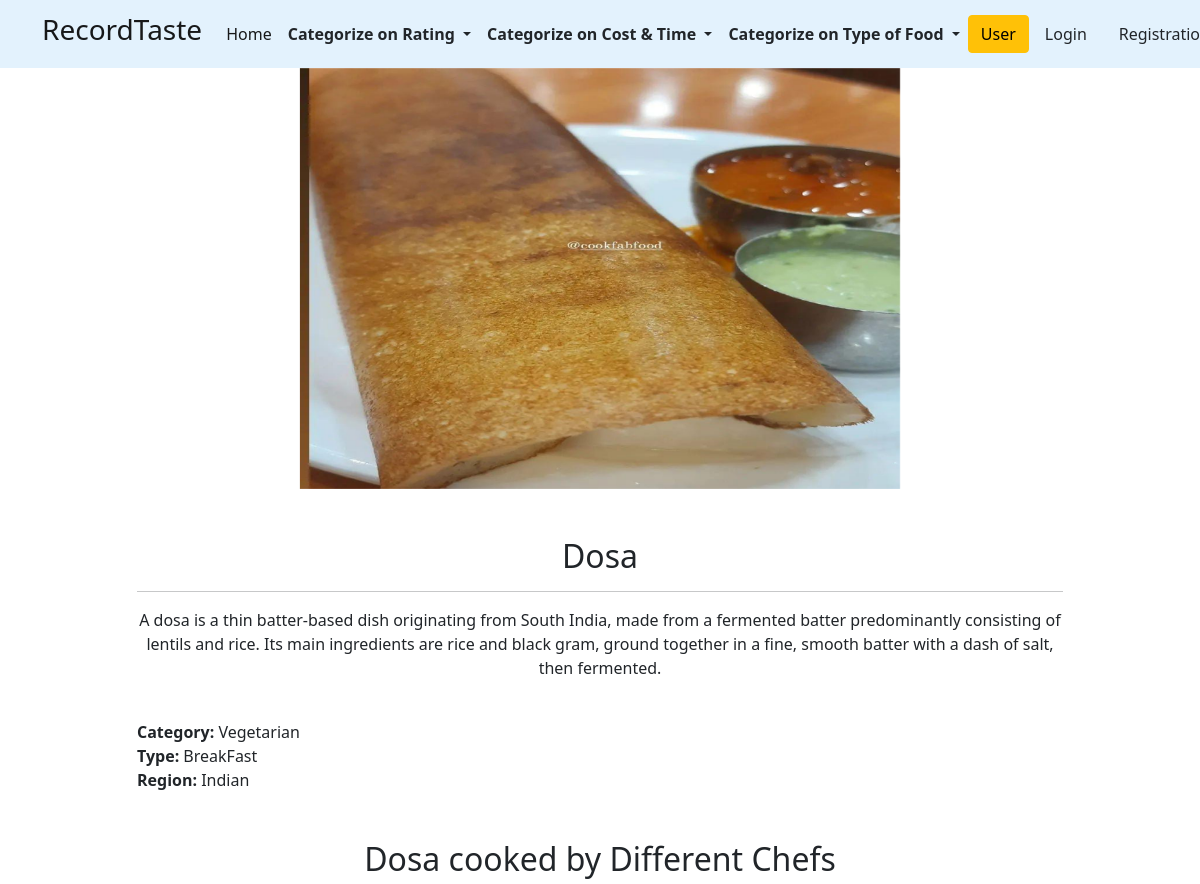
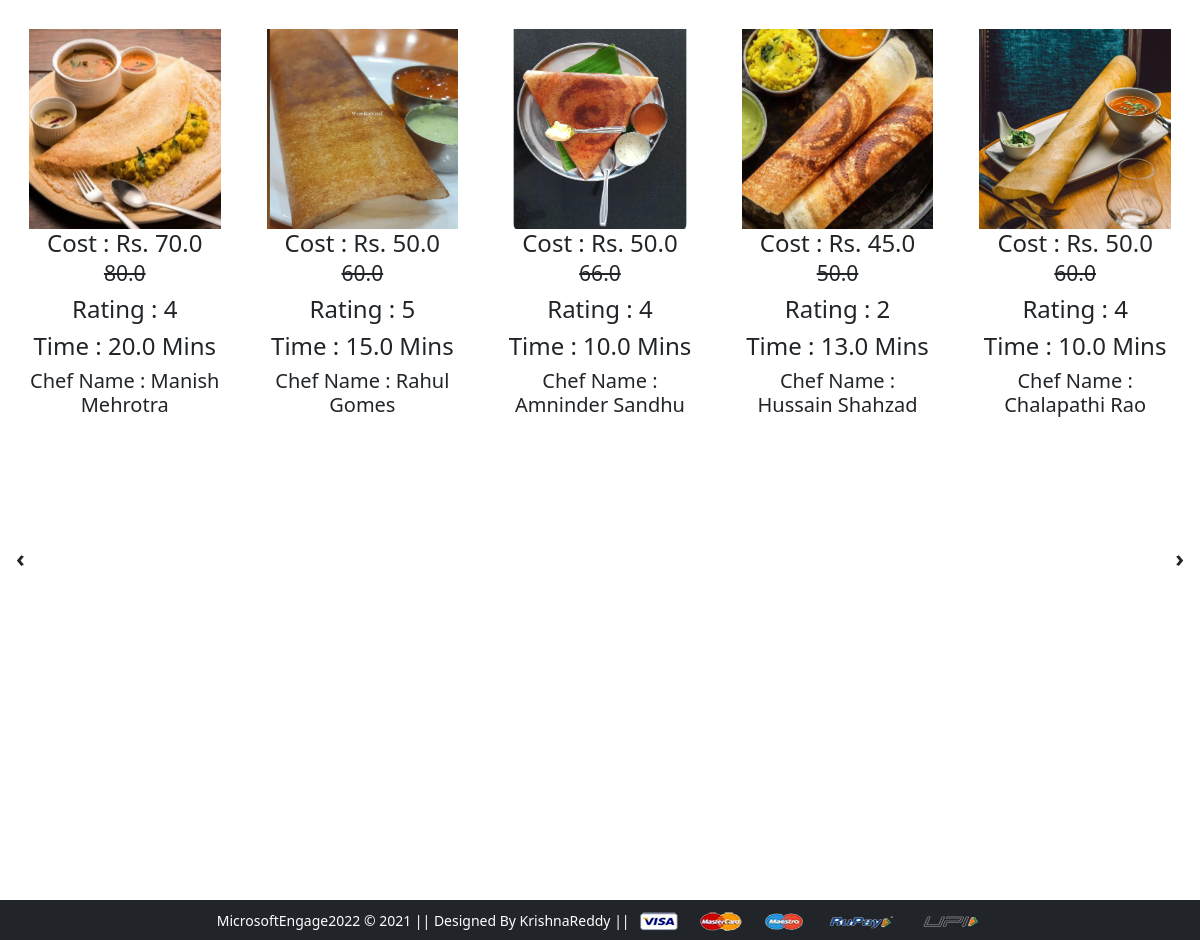
/cheff-detail/6, run on the app's committed database (2 pictures, top to bottom).
### app/models.py (models this page shows, shortened)
class Chefs_Preparing_Product(models.Model):
 titleid = models.ForeignKey(Product,on_delete=models.CASCADE)
 chef_name=models.CharField(max_length=100)
 selling_price = models.FloatField()
 discounted_price = models.FloatField()
 timeTakesForPreparing=models.FloatField()
 description = models.TextField()
 ratings=models.PositiveIntegerField(default=1)
 category = models.CharField( choices=CATEGORY_CHOICES, max_length=20)
 type_food = models.CharField(choices=TypeFood_CHOICES,max_length=19)
 product_image = models.ImageField(upload_to='Chefproductimg')
 def get_time(self):
     return self.timeTakesForPreparing

class Product(models.Model):
 title = models.CharField(max_length=100,unique=True)
 description = models.TextField()
 type_food = models.CharField(choices=TypeFood_CHOICES,max_length=25)
 category = models.CharField( choices=CATEGORY_CHOICES, max_length=25)
 region=models.CharField(choices=Prefered_choices,max_length=50)
 product_image = models.ImageField(upload_to='productimg')

### app/views.py (the view)
# urls.py: path('cheff-detail/<int:pk>',views.Cheff_Detail.as_view(),name='cheff-detail'),
class Cheff_Detail(View):
    def get(self,request,pk):
        totalitem=0
        product1=Product.objects.get(pk=pk)
        product2=Chefs_Preparing_Product.objects.filter(titleid=pk)
        if request.user.is_authenticated:
            totalitem = len(Cart.objects.filter(user=request.user))
        return render(request,'app/cheff_details.html',{'product1':product1,'product2':product2,'totalitem':totalitem})

### app/templates/app/cheff_details.html (shortened to what this page needs)
{% extends 'app/base.html' %}
{% load static %}
{% block banner_slider %}
 <div id="carouselExampleControls" class="carousel slide" data-bs-ride="carousel">
  <div class="carousel-inner">
    <div class="carousel-item active">
      {% if product2 %}
      <img src="{{product2.1.product_image.url}}" class="center" width="1920" height="421"" alt="...">
      {% endif %}
    </div>
  </div>
  <a class="carousel-control-prev" href="#carouselExampleControls" role="button" data-bs-slide="prev">
    <span class="carousel-control-prev-icon" aria-hidden="True"
    <span class="visually-hidden">Previous</span>
  </a>
  <a class="carousel-control-next" href="#carouselExampleControls" role="button" data-bs-slide="next">
    <span class="carousel-control-next-icon" aria-hidden="True"
    <span class="visually-hidden">Next</span>
  </a>
</div>
{% endblock banner_slider %}
{% block main-content %}
<div class="container my-5 mx-12" >
  <div class="row">
   <div class="col-sm-10 offset-sm-1">
    {% if product1 %}
    <h2>{{product1.title}}</h2>
    <hr>
    <p>{{product1.description}}</p> <br>
    <h7><b>Category: </b> {{product1.category}}  </h7> <br>
    <h7><b>Type: </b> {{product1.type_food}}  </h7> <br>
    <h7><b>Region: </b> {{product1.region}}  </h7> <br>
   </div>
  </div>
 </div>
<div class="mx-3">
    <h2> {{product1.title}} cooked by Different Chefs </h2>
    <div class="owl-carousel" id="slider10">
      {% for p in product2 %}
     <a href="{% url 'product-detail' p.id %}" class="btn"><div class="item"><img src="{{p.product_image.url}}" alt="" height="200px">
      <h4>Cost : Rs. {{p.discounted_price}} <small class="fw-light text-decoration-line-through">{{p.selling_price}}</small></h4>
      <h4>Rating : {{p.ratings}}</h4>
      <h4>Time : {{p.get_time}} Mins </h4>
      <h5>Chef Name : {{p.chef_name}}</h5>
      <br><br><br></div></a>
     {% endfor %}
     {% endif %}
    </div>
   </div>
   <br><br><br><br><br><br><br><br><br><br><br><br>
{% endblock main-content %}

### app/static/app/css/style.css (style rules this page uses)
.owl-carousel .item { font-size: 24px; text-align: center; margin-top: 20px;; }

### app/templates/app/cheff_details.html (style rules this page uses)
.center { display: block; margin-left: auto; margin-right: auto; width: 50%; }
p { text-align: center; }
h2 { text-align: center; }

### data on the page
Chefs_Preparing_Product: product_image (picture), discounted_price "50.0", selling_price "60.0", ratings "5", get_time "15.0", chef_name "Rahul Gomes"
Product: title "Dosa", description "A dosa is a thin batter-based dish originating from South India, made from a fermented batter predominantly consisting of lentils and rice. Its main ingredients are rice and black gram, ground together in a fine, smooth batter with a dash of salt, then fermented.", category "Vegetarian", type_food "BreakFast", region "Indian"
Chefs_Preparing_Product: product_image (picture), discounted_price "70.0", selling_price "80.0", ratings "4", get_time "20.0", chef_name "Manish Mehrotra"
Chefs_Preparing_Product: product_image (picture), discounted_price "50.0", selling_price "66.0", ratings "4", get_time "10.0", chef_name "Amninder Sandhu"
Chefs_Preparing_Product: product_image (picture), discounted_price "45.0", selling_price "50.0", ratings "2", get_time "13.0", chef_name "Hussain Shahzad"
Chefs_Preparing_Product: product_image (picture), discounted_price "50.0", selling_price "60.0", ratings "4", get_time "10.0", chef_name "Chalapathi Rao"
